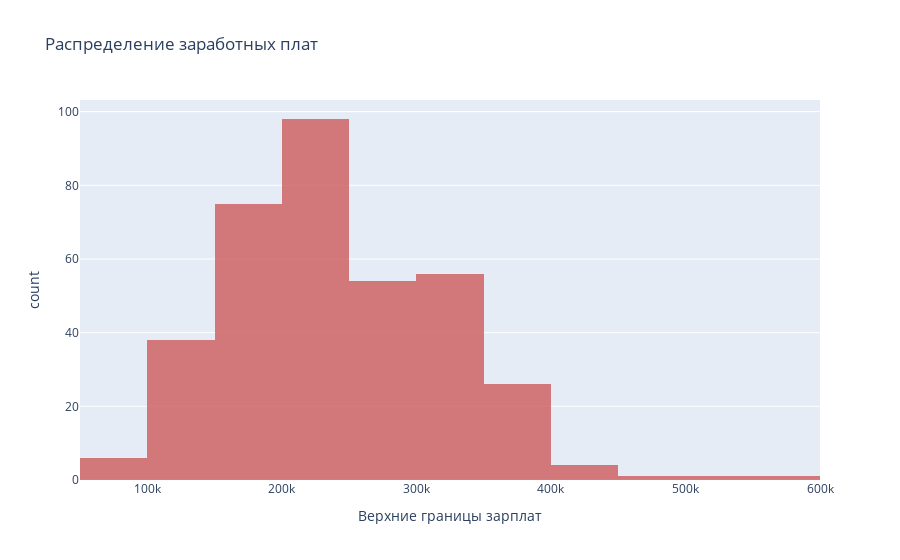

Source (notebook cell):
### Markdown cell above
Гистограмма:

### Code cell
fig = px.histogram(df,
                   x="sal_to",
                   title='Распределение заработных плат',
                   labels={'sal_to':'Верхние границы зарплат'},
                   opacity=0.8,
                   color_discrete_sequence=['indianred'],
                   nbins=20)
fig.show()

### Figure 1 — Plotly figure (JSON) as saved in the notebook; plotly's stock layout.template omitted (floating-point values rounded to 4 significant figures; data arrays with more than 128 entries replaced by an {"elided": "..."} marker saying what was removed)
{"data": [{"bingroup": "x", "hovertemplate": "Верхние границы зарплат=%{x}<br>count=%{y}<extra></extra>", "legendgroup": "", "marker": {"color": "indianred", "opacity": 0.8, "pattern": {"shape": ""}}, "name": "", "nbinsx": 20, "orientation": "v", "showlegend": false, "type": "histogram", "x": {"elided": "360 int values"}, "xaxis": "x", "yaxis": "y"}], "layout": {"barmode": "relative", "legend": {"tracegroupgap": 0}, "title": {"text": "Распределение заработных плат"}, "xaxis": {"anchor": "y", "domain": [0, 1], "title": {"text": "Верхние границы зарплат"}}, "yaxis": {"anchor": "x", "domain": [0, 1], "title": {"text": "count"}}}}
